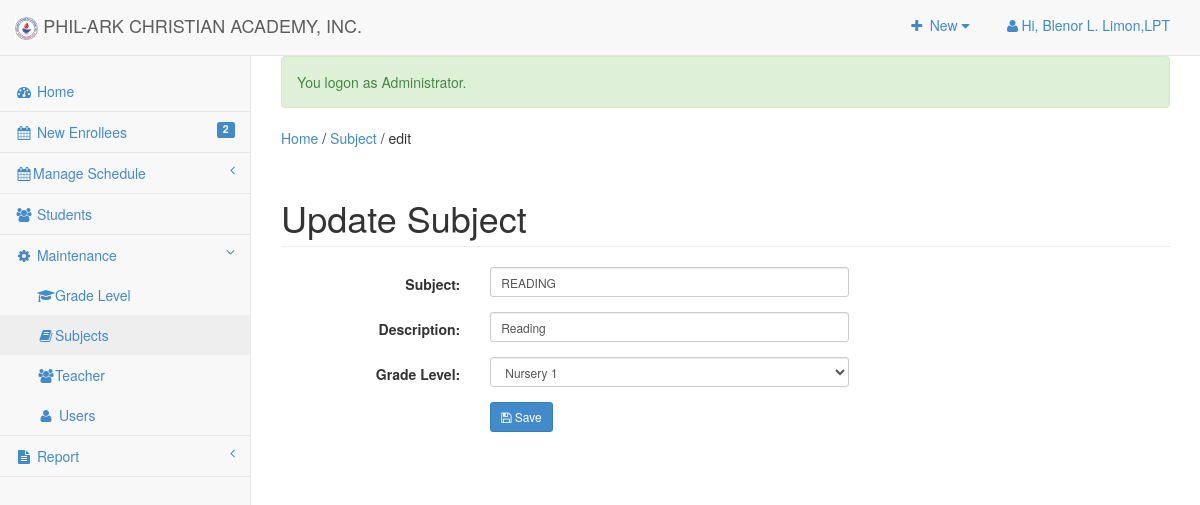
Screenshot of /admin/subject/index.php?view=edit&id=12 (signed in) with the database file from the repository.
### tables this page shows
CREATE TABLE `tblsitesettings` (
  `ID` int(11) NOT NULL,
  `Type` varchar(90) NOT NULL,
  `Description` text NOT NULL
);

CREATE TABLE `subject` (
  `SUBJ_ID` int(11) NOT NULL,
  `SUBJ_CODE` varchar(30) NOT NULL DEFAULT '-',
  `SUBJ_DESCRIPTION` varchar(255) NOT NULL DEFAULT '-',
  `UNIT` int(2) NOT NULL DEFAULT 0,
  `COURSE_ID` int(11) NOT NULL DEFAULT 0,
  `AY` varchar(30) NOT NULL DEFAULT '-',
  `PreTaken` tinyint(1) NOT NULL DEFAULT 0
);

### include/database.php (called while the page is built, shortened)
<?php
class Database {
	var $sql_string = '';
	public $conn;
	public function open_connection() {
		$this->conn = mysqli_connect(server,user,pass);
		if(!$this->conn){
			echo "Problem in database connection! Contact administrator!";
			exit();
		}else{
			$db_select = mysqli_select_db($this->conn,database_name);
		}
	}
	function setQuery($sql='') {
		$this->sql_string=$sql;
	}
	function executeQuery() {
		$result = mysqli_query($this->conn,$this->sql_string);
		return $result;
	}
	private function confirm_query($result) {
		return $result;
	}
	function loadResultList( $key='' ) {
		$cur = $this->executeQuery();
		$array = array();
		while ($row = mysqli_fetch_object($cur)) {
			if ($key) {
				$array[$row->$key] = $row;
			} else {
				$array[] = $row;
			}
		}
		return $array;
	}
	function loadSingleResult() {
		$cur = $this->executeQuery();
		while ($row = mysqli_fetch_object($cur)) {
		return $data = $row;
		}
	}
	public function num_rows($cur) {
		$cur = $this->executeQuery();
		return mysqli_num_rows($cur);
	}
}
     $mydb = new Database();
?>

### admin/subject/index.php (called while the page is built, shortened)
<?php
require_once ("../theme/templates.php");
?>

### include/subjects.php (called while the page is built, shortened)
<?php
require_once(LIB_PATH.DS.'database.php');
class Subject {
	protected static  $tblname = "subject";
	function single_subject($id=""){
			global $mydb;
			$mydb->setQuery("SELECT * FROM ".self::$tblname."
				Where SUBJ_ID= '{$id}' LIMIT 1");
			$cur = $mydb->loadSingleResult();
			return $cur;
	}
}
?>

### admin/subject/edit.php (the view, shortened to what this page needs)
<?php
  @$SUBJ_ID = $_GET['id'];
  $subject = New Subject();
  $res = $subject->single_subject($SUBJ_ID);
?>
 <form class="form-horizontal span6" action="controller.php?action=edit" method="POST">
      <div class="row">
         <div class="col-lg-12">
            <h1 class="page-header">Update Subject</h1>
          </div>
       </div>
                   <div class="form-group">
                    <div class="col-md-8">
                      <label class="col-md-4 control-label" for=
                      "SUBJ_CODE">Subject:</label>
                      <div class="col-md-8">
                         <input class="form-control input-sm" id="SUBJ_CODE" name="SUBJ_CODE" placeholder=
                            "Subject" type="text" value="<?php echo $res->SUBJ_CODE; ?>">
                      </div>
                    </div>
                  </div>
                  <div class="form-group">
                    <div class="col-md-8">
                      <label class="col-md-4 control-label" for=
                      "SUBJ_DESCRIPTION">Description:</label>
                      <div class="col-md-8">
                         <input class="form-control input-sm" id="SUBJ_DESCRIPTION" name="SUBJ_DESCRIPTION" placeholder=
                            "Description" type="text" value="<?php echo $res->SUBJ_DESCRIPTION; ?>">
                      </div>
                    </div>
                  </div>
                  <div class="form-group">
                    <div class="col-md-8">
                      <label class="col-md-4 control-label" for=
                      "COURSE_ID">Grade Level:</label>
                      <div class="col-md-8">
                       <select class="form-control input-sm" name="COURSE_ID" id="COURSE_ID">
                          <?php
                            $mydb->setQuery("SELECT * FROM `course` WHERE COURSE_ID=".$res->COURSE_ID );
                            $cur = $mydb->loadResultList();
                            foreach ($cur as $result) {
                              echo '<option value='.$result->COURSE_ID.' >'.$result->COURSE_LEVEL.'</option>';
                            }
                          ?>
                        </select>
                      </div>
                    </div>
            </div>
             <div class="form-group">
                    <div class="col-md-8">
                      <label class="col-md-4 control-label" for=
                      "idno"></label>
                      <div class="col-md-8">
                       <button class="btn btn-primary btn-sm" name="save" type="submit" ><span class="fa fa-save fw-fa"></span>  Save</button>
                       </div>
                    </div>
                  </div>
        </form>
        </div>

### include/function.php (shortened to what this page needs)
<?php
  function SiteTitle()
	{
		global $mydb;
		$title='';
		$sql = "SELECT * FROM `tblsitesettings` WHERE `Type`='SiteTitle'";
		$mydb->setQuery($sql);
		$maxrow=$mydb->num_rows($mydb->executeQuery());
		if($maxrow > 0){
			$site = $mydb->loadSingleResult();
			echo $title = $site->Description;
		}else{
			echo $title = '';
		}
		return $title;
	}
?>

### admin/css/sb-admin-2.css (style rules this page uses)
body { background-color: #f8f8f8; }

### rows the page displays
tblsitesettings: Description "PHIL-ARK CHRISTIAN ACADEMY, INC."
subject: SUBJ_CODE "READING", SUBJ_DESCRIPTION "Reading"

### other values shown
$_SESSION['ACCOUNT_NAME'] "Blenor L. Limon,LPT"
$enrollees->enrollees "2"
$_SESSION['message'] "You logon as Administrator."
$title "Subject"
$header "edit"
form field COURSE_ID "Nursery 1"
